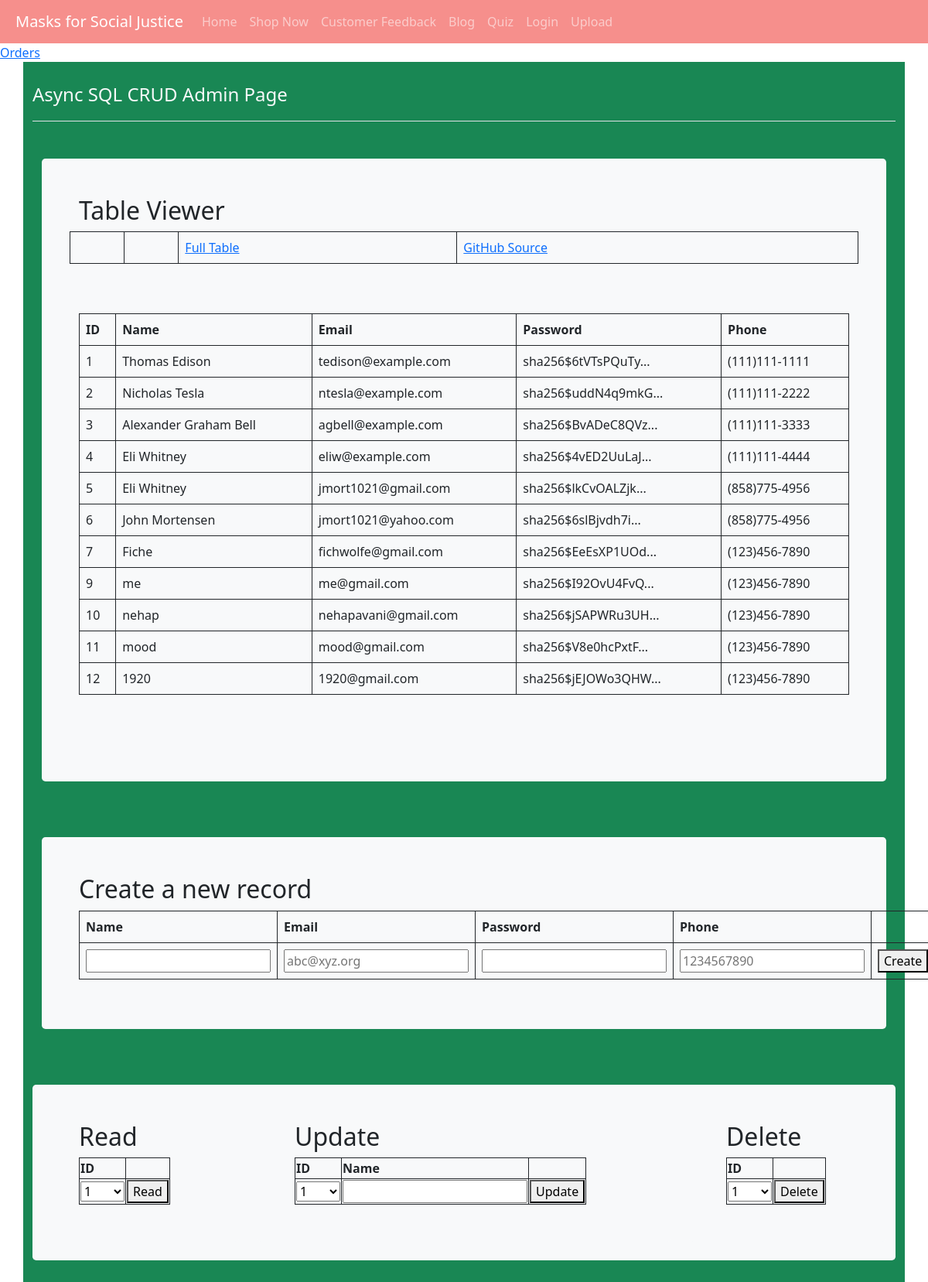
Before: /crud_api/ with the older database file.
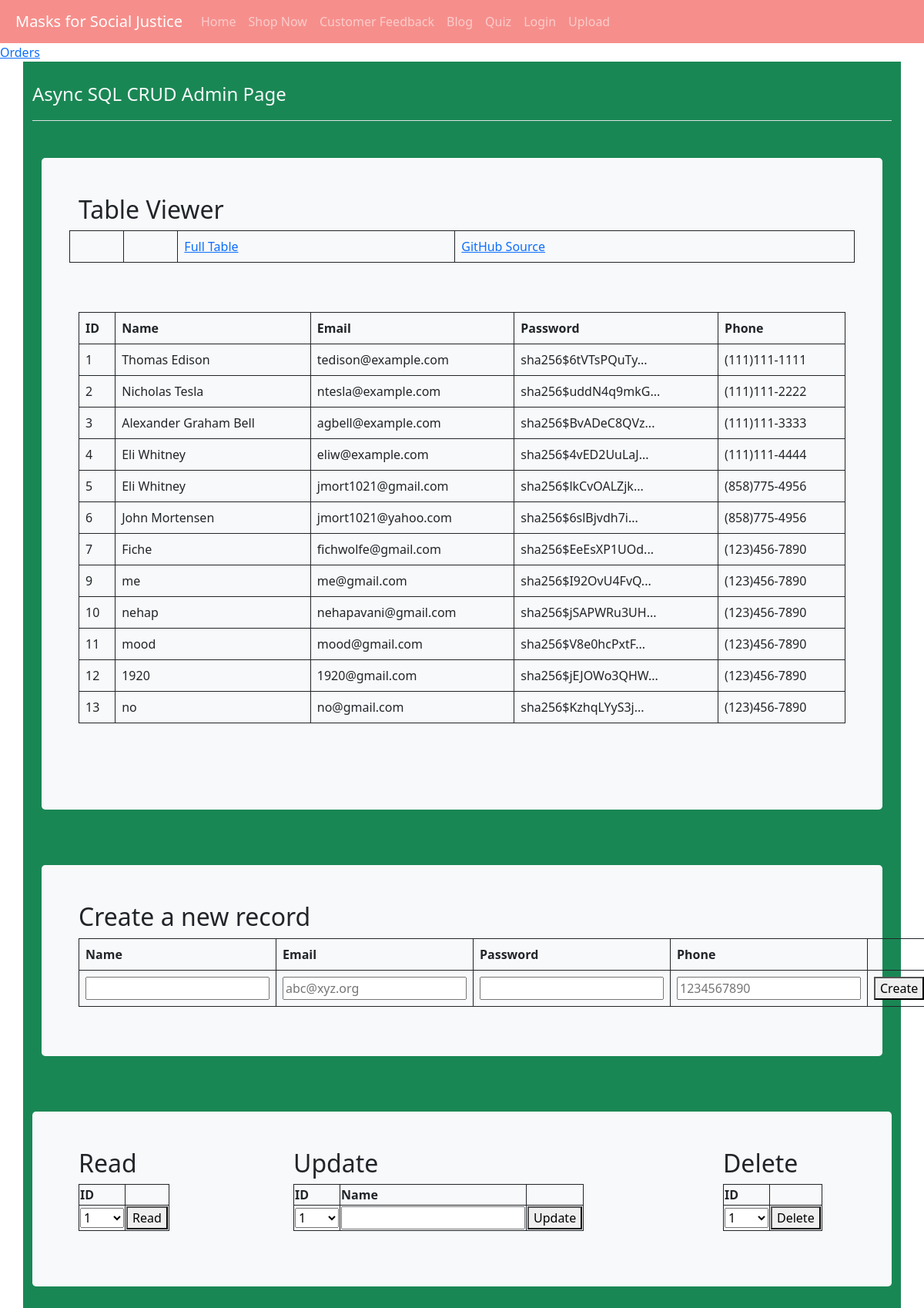
After: the same page with the newer database file.
### templates/cruddy/model.py (models this page shows, shortened)
class Users(UserMixin, db.Model):
    userID = db.Column(db.Integer, primary_key=True)
    name = db.Column(db.String(255), unique=False, nullable=False)
    email = db.Column(db.String(255), unique=True, nullable=False)
    password = db.Column(db.String(255), unique=False, nullable=False)
    phone = db.Column(db.String(255), unique=False, nullable=False)
    def read(self):
        return {
            "userID": self.userID,
            "name": self.name,
            "email": self.email,
            "password": self.password,
            "phone": self.phone,
            "query": "by_alc"  # This is for fun, a little watermark
        }

### templates/cruddy/app_crud_api.py (the view)
@app_crud_api.route('/')
def crud_api():
    return render_template("cruddy/templates/crud_async.html", table=users_all())

### templates/cruddy/query.py (called while the page is built)
def users_all():
    return users_all_alc()

def users_all_alc():
    table = Users.query.all()
    json_ready = [peep.read() for peep in table]
    return json_ready

### templates/cruddy/templates/crud_async.html (shortened to what this page needs)
<!DOCTYPE html>
{% extends "layouts/base.html" %}
{% block body %}
<a href={{ url_for('purchase_api.purchase_api') }}>Orders</a>
    <div class="container py-4 text-light bg-success">
        <header class="pb-3 mb-4 border-bottom">
            <div class="d-flex align-items-center text-light text-decoration-none">
                <span class="fs-4">Async SQL CRUD Admin Page</span>
            </div>
        </header>
        <div class="container py-4">
            <div class="p-5 mb-4 bg-light text-dark rounded-3">
                <h2>Table Viewer</h2>
                <div class="row align-items-md-stretch">
                    <table class="table">
                        <tbody>
                        <tr>
                            <td></td>
                            <td></td>
                            <td><a href={{url_for('crud_api.crud_api')}}>Full Table </a></td>
                            <td><a href="https://github.com/nighthawkcoders/nighthawk_csp/tree/master/crud">GitHub Source</a></td>
                        </tr>
                        </tbody>
                    </table>
                </div>
                <div class="row align-items-md-stretch">
                    <div class="container-fluid py-5">
                        <table class="table" id="users">
                            <thead>
                            <tr>
                                <th>ID</th>
                                <th>Name</th>
                                <th>Email</th>
                                <th>Password</th>
                                <th>Phone</th>
                            </tr>
                            </thead>
                            <tbody id="result">
                            {% for row in table %}
                                {% set pn = "" ~ row['phone'] %}
                                {% set pnf = "(" ~ pn[0:3] ~ ")" ~ pn[3:6] ~ "-" ~ pn[6:10] %}
                                <tr>
                                    <td>{{ row['userID'] }}</td>
                                    <td>{{ row['name'] }}</td>
                                    <td>{{ row['email'] }}</td>
                                    <td>{{ row['password'] | truncate(20) }}</td>
                                    <td>{{ pnf }}</td>
                                </tr>
                            {% endfor %}
                            </tbody>
                        </table>
                    </div>
                </div>
            </div>
        </div>
        <div class="container py-4">
            <div class="p-5 mb-4 bg-light text-dark rounded-3">
                <h2>Create a new record</h2>
                <table class="table">
                    <thead>
                    <tr>
                        <th><label for="name">Name</label></th>
                        <th><label for="email">Email</label></th>
                        <th><label for="password">Password</label></th>
                        <th><label for="phone">Phone</label></th>
                    </tr>
                    </thead>
                    <tbody>
                    <tr>
                        <td><input type="text" name="name" id="name" required></td>
                        <td><input type="email" name="email" id="email" placeholder="abc@xyz.org" required></td>
                        <td><input type="password" name="password" id="password" required></td>
                        <td><input type="tel" name="phone" id="phone" pattern="[0-9]{10}" placeholder="1234567890" required></td>
                        <td ><button onclick="create_User()">Create</button></td>
                    </tr>
                    </tbody>
                </table>
            </div>
        </div>
        <div class="container py-4">
            <div class="row mb-4 bg-light text-dark rounded-3">
                <div class="col-md-3">
                    <div class="p-5 mb-4 bg-light text-dark rounded-3">
                        <h2>Read</h2>
                        <table id="read_table">
                            <tr><th><label for="read_userid">ID</label></th></tr>
                            <tr>
                                <td>
                                    <select name="userid" id="read_userid">
                                        <optgroup id="ogr_userid" label="userid" >
                                            {% for row in table %}
                                                <option id="option" label="{{ row['userID'] }}">{{ row['userID'] }}</option>
                                            {% endfor %}
                                        </optgroup>
                                    </select>
                                </td>
                                <td>
                                    <button onclick="read_User()">Read</button>
                                </td>
                            </tr>
                        </table>
                    </div>
                </div>
                <div class="col-md-6">
                    <div class="p-5 mb-4 bg-light text-dark rounded-3">
                        <h2>Update</h2>
                        <table id="update_table">
                            <tr>
                                <th><label for="update_userid">ID</label></th>
                                <th><label for="update_name">Name</label></th>
                            </tr>
                            <tr>
                                <td>
                                    <select name="userid" id="update_userid">
                                        <optgroup id="ogu_userid" label="userid" >
                                            {% for row in table %}
                                                <option label="{{ row['userID'] }}">{{ row['userID'] }}</option>
                                            {% endfor %}
                                        </optgroup>
                                    </select>
                                </td>
                                <td><input type="text" name="name" id="update_name" required></td>
                                <td> <button onclick="update_User()">Update</button>
                                </td>
                            </tr>
                        </table>
                    </div>
                </div>
                <div class="col-md-3">
                    <div class="p-5 mb-4 bg-light text-dark rounded-3">
                        <h2>Delete</h2>
                        <table id="read_table">
                            <tr><th><label for="delete_userid">ID</label></th></tr>
                            <tr>
                                <td>
                                    <select name="userid" id="delete_userid">
                                        <optgroup id="ogd_userid" label="userid">
                                            {% for row in table %}
                                                <option label="{{ row['userID'] }}">{{ row['userID'] }}</option>
                                            {% endfor %}
                                        </optgroup>
                                    </select>
                                </td>
                                <td><button onclick="delete_User()">Delete</button></td>
                            </tr>
                        </table>
                    </div>
                </div>
            </div>
        </div>
    </div>
{% endblock %}

### templates/layouts/base.html (shortened to what this page needs)
<!DOCTYPE HTML>
<html lang="en">
<head>
</head>
<body>
{% include "layouts/navbar.html" %}
{%block body%}{%endblock%}
</body>
</body>
</html>

### templates/layouts/navbar.html (shortened to what this page needs)
<head>
    <link href="https://cdn.jsdelivr.net/npm/bootstrap@5.0.0/dist/css/bootstrap.min.css" rel="stylesheet">
</head>
<body>
<nav class="navbar navbar-expand-lg navbar-dark" style="background-color: #F68F8C;">
    <a class="navbar-brand" style="margin-left: 1em;" >Masks for Social Justice</a>
    <div class="collapse navbar-collapse" id="navbarNavAltMarkup">
        <ul class="navbar-nav">
            <li><a class="nav-link" style="font-palette: #ffffff;" href={{ url_for('index') }}>Home</a></li>
            <li><a class="nav-link" style="font-palette: #ffffff;" href={{ url_for('shopnow') }}>Shop Now</a></li>
            <li><a class="nav-link" style="font-palette: #ffffff;" href={{ url_for('feedback') }}>Customer Feedback</a></li>
            <li><a class="nav-link" style="font-palette: #ffffff;" href={{ url_for('blog') }}>Blog</a></li>
            <li><a class="nav-link" style="font-palette: #ffffff;" href={{ url_for('quiz') }}>Quiz</a></li>
            <li><a class="nav-link" style="font-palette: #ffffff;" href={{ url_for('crud.crud_login') }}>Login</a></li>
            <li><a class="nav-link" style="font-palette: #ffffff;" href={{ url_for('upload') }}>Upload</a></li>
        </ul>
    </div>
</nav>
</body>

### templates/cruddy/templates/crud_async.html (style rules this page uses)
table, th, td, tr { border: 1px solid; }

Changed rows visible on the page:
added Users: userID "13", name "no", email "no@gmail.com", password "sha256$KzhqLYyS3j...", pnf "(123)456-7890"
